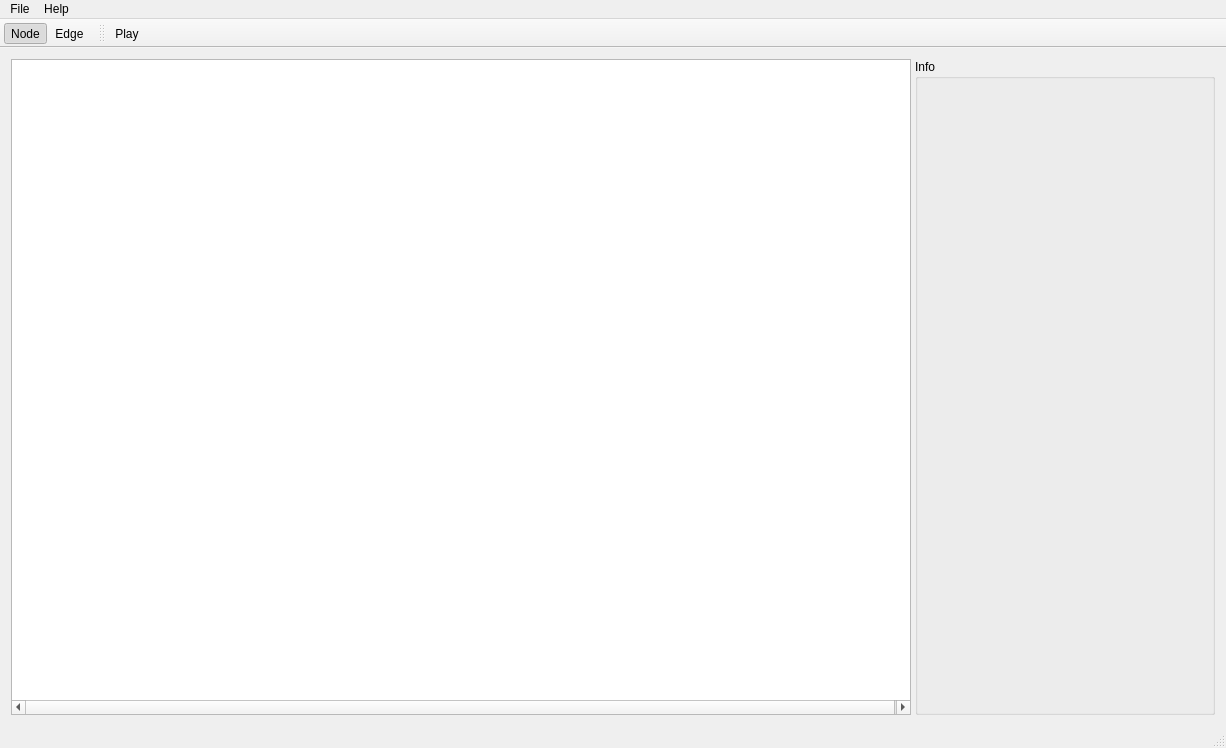
<?xml version="1.0" encoding="UTF-8"?>
<ui version="4.0">
 <class>MainWindow</class>
 <widget class="QMainWindow" name="MainWindow">
  <property name="geometry">
   <rect>
    <x>0</x>
    <y>0</y>
    <width>1226</width>
    <height>748</height>
   </rect>
  </property>
  <property name="sizePolicy">
   <sizepolicy hsizetype="Expanding" vsizetype="Expanding">
    <horstretch>0</horstretch>
    <verstretch>0</verstretch>
   </sizepolicy>
  </property>
  <property name="minimumSize">
   <size>
    <width>1225</width>
    <height>748</height>
   </size>
  </property>
  <property name="mouseTracking">
   <bool>true</bool>
  </property>
  <property name="windowTitle">
   <string notr="true">Grapher</string>
  </property>
  <widget class="QWidget" name="centralWidget">
   <property name="sizePolicy">
    <sizepolicy hsizetype="Expanding" vsizetype="Expanding">
     <horstretch>0</horstretch>
     <verstretch>0</verstretch>
    </sizepolicy>
   </property>
   <property name="minimumSize">
    <size>
     <width>1225</width>
     <height>676</height>
    </size>
   </property>
   <property name="mouseTracking">
    <bool>true</bool>
   </property>
   <layout class="QHBoxLayout" name="horizontalLayout_2">
    <property name="sizeConstraint">
     <enum>QLayout::SetNoConstraint</enum>
    </property>
    <item>
     <layout class="QHBoxLayout" name="horizontalLayout" stretch="1,0">
      <property name="sizeConstraint">
       <enum>QLayout::SetNoConstraint</enum>
      </property>
      <item>
       <widget class="QGraphicsView" name="graphicsView">
        <property name="sizePolicy">
         <sizepolicy hsizetype="Expanding" vsizetype="Expanding">
          <horstretch>0</horstretch>
          <verstretch>0</verstretch>
         </sizepolicy>
        </property>
        <property name="minimumSize">
         <size>
          <width>900</width>
          <height>600</height>
         </size>
        </property>
        <property name="mouseTracking">
         <bool>true</bool>
        </property>
        <property name="verticalScrollBarPolicy">
         <enum>Qt::ScrollBarAsNeeded</enum>
        </property>
        <property name="horizontalScrollBarPolicy">
         <enum>Qt::ScrollBarAsNeeded</enum>
        </property>
        <property name="sizeAdjustPolicy">
         <enum>QAbstractScrollArea::AdjustToContents</enum>
        </property>
        <property name="interactive">
         <bool>true</bool>
        </property>
        <property name="sceneRect">
         <rectf>
          <x>0.000000000000000</x>
          <y>0.000000000000000</y>
          <width>900.000000000000000</width>
          <height>600.000000000000000</height>
         </rectf>
        </property>
        <property name="cacheMode">
         <set>QGraphicsView::CacheNone</set>
        </property>
        <property name="transformationAnchor">
         <enum>QGraphicsView::AnchorUnderMouse</enum>
        </property>
        <property name="viewportUpdateMode">
         <enum>QGraphicsView::FullViewportUpdate</enum>
        </property>
       </widget>
      </item>
      <item>
       <widget class="QGroupBox" name="groupBox">
        <property name="sizePolicy">
         <sizepolicy hsizetype="Expanding" vsizetype="Expanding">
          <horstretch>0</horstretch>
          <verstretch>0</verstretch>
         </sizepolicy>
        </property>
        <property name="minimumSize">
         <size>
          <width>300</width>
          <height>600</height>
         </size>
        </property>
        <property name="title">
         <string>Info</string>
        </property>
        <property name="flat">
         <bool>false</bool>
        </property>
        <property name="checkable">
         <bool>false</bool>
        </property>
        <widget class="QLabel" name="textoutput">
         <property name="geometry">
          <rect>
           <x>-1</x>
           <y>-40</y>
           <width>301</width>
           <height>651</height>
          </rect>
         </property>
         <property name="sizePolicy">
          <sizepolicy hsizetype="Expanding" vsizetype="Expanding">
           <horstretch>0</horstretch>
           <verstretch>0</verstretch>
          </sizepolicy>
         </property>
         <property name="minimumSize">
          <size>
           <width>300</width>
           <height>600</height>
          </size>
         </property>
         <property name="text">
          <string>Nothing to show</string>
         </property>
         <property name="alignment">
          <set>Qt::AlignLeading|Qt::AlignLeft|Qt::AlignTop</set>
         </property>
         <property name="wordWrap">
          <bool>false</bool>
         </property>
        </widget>
       </widget>
      </item>
     </layout>
    </item>
   </layout>
  </widget>
  <widget class="QMenuBar" name="menuBar">
   <property name="geometry">
    <rect>
     <x>0</x>
     <y>0</y>
     <width>1226</width>
     <height>20</height>
    </rect>
   </property>
   <widget class="QMenu" name="menuFile">
    <property name="title">
     <string>File</string>
    </property>
    <addaction name="actionLoad"/>
    <addaction name="actionSave"/>
    <addaction name="actionExit"/>
   </widget>
   <widget class="QMenu" name="menuHelp">
    <property name="title">
     <string>Help</string>
    </property>
    <addaction name="actionHelp"/>
    <addaction name="actionAbout"/>
   </widget>
   <addaction name="menuFile"/>
   <addaction name="menuHelp"/>
  </widget>
  <widget class="QToolBar" name="mainToolBar">
   <property name="movable">
    <bool>false</bool>
   </property>
   <property name="floatable">
    <bool>false</bool>
   </property>
   <attribute name="toolBarArea">
    <enum>TopToolBarArea</enum>
   </attribute>
   <attribute name="toolBarBreak">
    <bool>false</bool>
   </attribute>
   <addaction name="actionNode"/>
   <addaction name="actionEdge"/>
  </widget>
  <widget class="QStatusBar" name="statusBar"/>
  <widget class="QToolBar" name="toolBar">
   <property name="windowTitle">
    <string>toolBar</string>
   </property>
   <attribute name="toolBarArea">
    <enum>TopToolBarArea</enum>
   </attribute>
   <attribute name="toolBarBreak">
    <bool>false</bool>
   </attribute>
   <addaction name="actionPlay"/>
  </widget>
  <action name="actionLoad">
   <property name="text">
    <string>Load</string>
   </property>
  </action>
  <action name="actionSave">
   <property name="text">
    <string>Save</string>
   </property>
  </action>
  <action name="actionExit">
   <property name="text">
    <string>Exit</string>
   </property>
  </action>
  <action name="actionHelp">
   <property name="text">
    <string>Help</string>
   </property>
  </action>
  <action name="actionAbout">
   <property name="text">
    <string>About</string>
   </property>
  </action>
  <action name="actionNode">
   <property name="checkable">
    <bool>true</bool>
   </property>
   <property name="checked">
    <bool>true</bool>
   </property>
   <property name="text">
    <string>Node</string>
   </property>
  </action>
  <action name="actionEdge">
   <property name="checkable">
    <bool>true</bool>
   </property>
   <property name="text">
    <string>Edge</string>
   </property>
  </action>
  <action name="actionPlay">
   <property name="checkable">
    <bool>true</bool>
   </property>
   <property name="text">
    <string>Play</string>
   </property>
  </action>
  <action name="actionPause">
   <property name="checkable">
    <bool>true</bool>
   </property>
   <property name="text">
    <string>Pause</string>
   </property>
  </action>
 </widget>
 <layoutdefault spacing="6" margin="11"/>
 <resources/>
 <connections>
  <connection>
   <sender>actionNode</sender>
   <signal>triggered()</signal>
   <receiver>actionEdge</receiver>
   <slot>toggle()</slot>
   <hints>
    <hint type="sourcelabel">
     <x>-1</x>
     <y>-1</y>
    </hint>
    <hint type="destinationlabel">
     <x>-1</x>
     <y>-1</y>
    </hint>
   </hints>
  </connection>
  <connection>
   <sender>actionEdge</sender>
   <signal>triggered()</signal>
   <receiver>actionNode</receiver>
   <slot>toggle()</slot>
   <hints>
    <hint type="sourcelabel">
     <x>-1</x>
     <y>-1</y>
    </hint>
    <hint type="destinationlabel">
     <x>-1</x>
     <y>-1</y>
    </hint>
   </hints>
  </connection>
  <connection>
   <sender>actionExit</sender>
   <signal>triggered()</signal>
   <receiver>MainWindow</receiver>
   <slot>close()</slot>
   <hints>
    <hint type="sourcelabel">
     <x>-1</x>
     <y>-1</y>
    </hint>
    <hint type="destinationlabel">
     <x>612</x>
     <y>373</y>
    </hint>
   </hints>
  </connection>
 </connections>
</ui>
